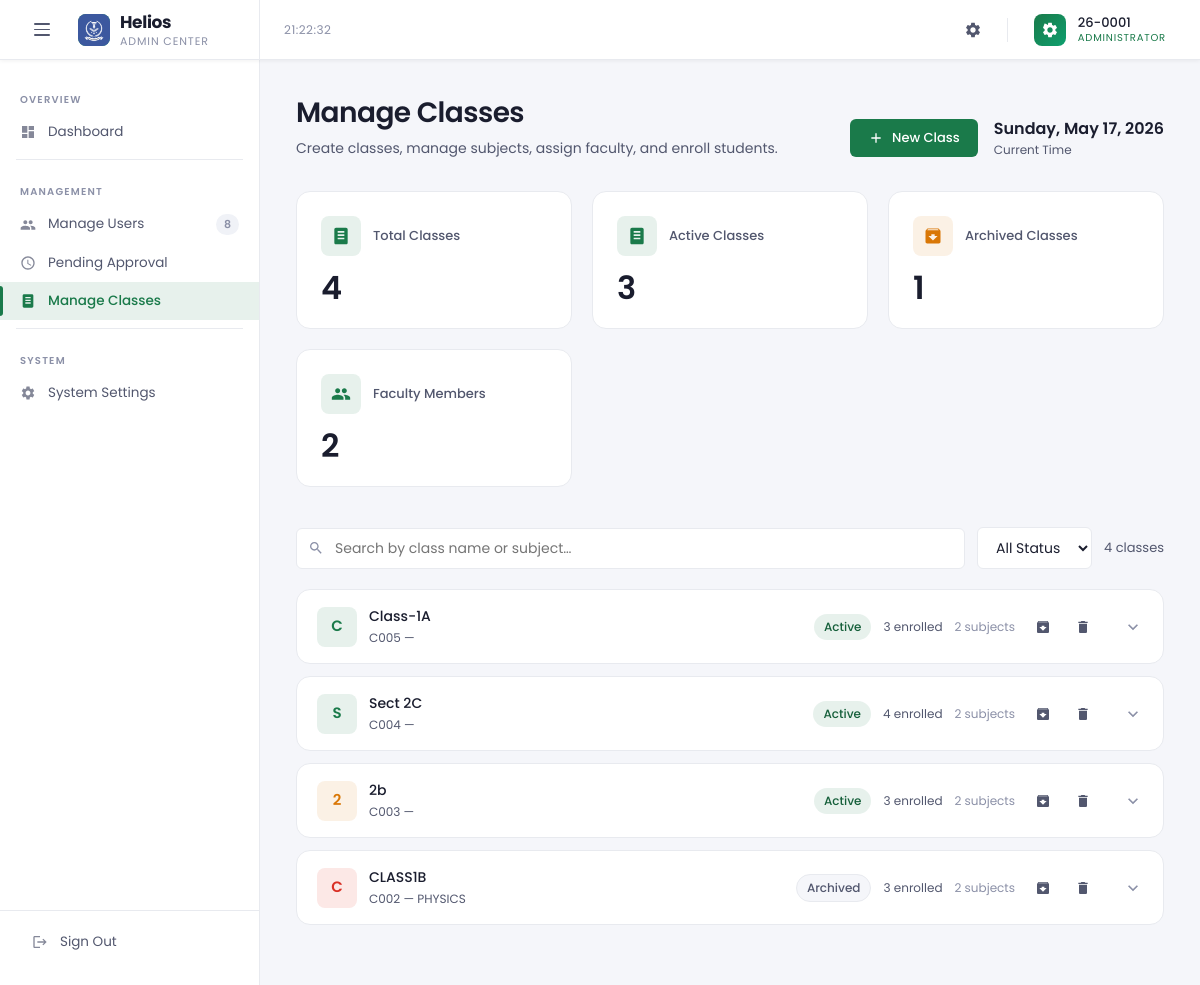
Screenshot of /role_admin_manageClasses.php (signed in) with the database file from the repository.
### tables this page shows
CREATE TABLE `classes` (
  `id` varchar(20) NOT NULL,
  `name` varchar(200) NOT NULL,
  `subject` varchar(200) NOT NULL,
  `description` text DEFAULT NULL,
  `status` enum('active','archived') NOT NULL DEFAULT 'active',
  `created_at` datetime NOT NULL DEFAULT current_timestamp()
);

### role_admin_manageClasses.php (the view, shortened to what this page needs)
<?php
require_once __DIR__ . '/db.php';
$username = htmlspecialchars($_SESSION['username']);
$allUsers = $pdo->query(
    "SELECT username, fullname, role, status FROM users ORDER BY fullname ASC"
)->fetchAll(PDO::FETCH_ASSOC);
$facultyUsers  = array_values(array_filter($allUsers, fn($u) => $u['role'] === 'faculty'));
$totalUsers    = count($allUsers);
$totalFaculty  = count($facultyUsers);
$allClasses = $pdo->query(
    "SELECT id, name, subject, description, status FROM classes ORDER BY created_at DESC"
)->fetchAll(PDO::FETCH_ASSOC);
$allSubjects = $pdo->query(
    "SELECT id, class_id, name, faculty FROM subjects ORDER BY created_at ASC"
)->fetchAll(PDO::FETCH_ASSOC);
$subjectsByClass = [];
foreach ($allSubjects as $s) {
    $subjectsByClass[$s['class_id']][] = $s;
}
$allClassMembers = $pdo->query(
    "SELECT class_id, COUNT(*) as cnt FROM class_members GROUP BY class_id"
)->fetchAll(PDO::FETCH_ASSOC);
$memberCountByClass = [];
foreach ($allClassMembers as $cm) {
    $memberCountByClass[$cm['class_id']] = (int)$cm['cnt'];
}
$totalClasses    = count($allClasses);
$activeClasses   = count(array_filter($allClasses, fn($c) => $c['status'] === 'active'));
$archivedClasses = count(array_filter($allClasses, fn($c) => $c['status'] === 'archived'));
?>
<!DOCTYPE html>
<html lang="en">
<head>
</head>
<body>
<header class="topbar">
    <div class="topbar-brand">
        <button class="menu-toggle" id="menuToggle" aria-label="Toggle menu">
            <span></span><span></span><span></span>
        </button>
        <div class="brand-icon">
            <img class="brand-logo-img brand-logo-light" src="img/Light Icon.png" alt="Helios">
        </div>
        <div class="brand-wordmark">Helios<span>Admin Center</span></div>
    </div>
    <div class="topbar-center">
        <span class="topbar-clock" id="liveClock"></span>
    </div>
    <div class="topbar-right">
        <a href="role_admin_systemSettings.php" class="topbar-icon-btn" title="System Settings">
            <svg><use href="#ic-settings"></use></svg>
        </a>
        <button type="button" class="avatar-btn" id="accountButton" aria-haspopup="dialog" aria-expanded="false">
            <div class="avatar-circle"></div>
            <div class="avatar-meta">
                <div class="avatar-name"><?= htmlspecialchars($username) ?></div>
                <div class="avatar-role">Administrator</div>
            </div>
        </button>
    </div>
</header>
<div class="body-wrap">
    <nav class="sidebar" id="sidebar">
        <div class="nav-section-label">Overview</div>
        <a href="dashboard_admin.php" class="nav-link">
            <svg><use href="#ic-dashboard"></use></svg> Dashboard
        </a>
        <div class="nav-divider"></div>
        <div class="nav-section-label">Management</div>
        <a href="role_admin_manageUsers.php" class="nav-link">
            <svg><use href="#ic-users"></use></svg> Manage Users
            <?php if ($totalUsers > 0): ?><span class="nav-badge dim"><?= $totalUsers ?></span><?php endif; ?>
        </a>
        <a href="pending_approval.php" class="nav-link">
            <svg><use href="#ic-pending"></use></svg> Pending Approval
        </a>
        <a href="role_admin_manageClasses.php" class="nav-link active">
            <svg><use href="#ic-class"></use></svg> Manage Classes
        </a>
        <div class="nav-divider"></div>
        <div class="nav-section-label">System</div>
        <a href="role_admin_systemSettings.php" class="nav-link">
            <svg><use href="#ic-settings"></use></svg> System Settings
        </a>
        <div class="sidebar-footer">
            <a href="logout.php" class="nav-link">
                <svg><use href="#ic-logout"></use></svg> Sign Out
            </a>
        </div>
    </nav>
    <main class="main" id="mainContent">
        <div class="page-header">
            <div>
                <h1 class="page-title">Manage Classes</h1>
                <p class="page-subtitle">Create classes, manage subjects, assign faculty, and enroll students.</p>
            </div>
            <div style="display:flex;align-items:center;gap:16px;">
                <button class="btn btn-green" onclick="openModal('modalCreateClass')">
                    <svg><use href="#ic-add"></use></svg> New Class
                </button>
                <div>
                    <div class="page-date" id="currentDate"></div>
                    <div class="page-date-sub">Current Time</div>
                </div>
            </div>
        </div>
        <div class="kpi-strip">
            <div class="kpi-card blue">
                <div class="kpi-header">
                    <div class="kpi-icon"><svg><use href="#ic-class"></use></svg></div>
                    <div class="kpi-label">Total Classes</div>
                </div>
                <div class="kpi-value" id="kpiTotal"><?= $totalClasses ?></div>
            </div>
            <div class="kpi-card green">
                <div class="kpi-header">
                    <div class="kpi-icon"><svg><use href="#ic-class"></use></svg></div>
                    <div class="kpi-label">Active Classes</div>
                </div>
                <div class="kpi-value" id="kpiActive"><?= $activeClasses ?></div>
            </div>
            <div class="kpi-card yellow">
                <div class="kpi-header">
                    <div class="kpi-icon"><svg><use href="#ic-archive"></use></svg></div>
                    <div class="kpi-label">Archived Classes</div>
                </div>
                <div class="kpi-value" id="kpiArchived"><?= $archivedClasses ?></div>
            </div>
            <div class="kpi-card blue">
                <div class="kpi-header">
                    <div class="kpi-icon"><svg><use href="#ic-users"></use></svg></div>
                    <div class="kpi-label">Faculty Members</div>
                </div>
                <div class="kpi-value"><?= $totalFaculty ?></div>
            </div>
        </div>
        <div class="toolbar">
            <div class="search-wrap">
                <input type="text" class="search-input" id="classSearch" placeholder="Search by class name or subject…">
            </div>
            <select class="filter-select" id="statusFilter">
                <option value="">All Status</option>
            </select>
            <span class="count-text" id="classCount"><?= $totalClasses ?> class<?= $totalClasses !== 1 ? 'es' : '' ?></span>
        </div>
        <div id="accordionList">
        <?php if (empty($allClasses)): ?>
            <div class="empty-state" id="emptyState">
                <svg viewBox="0 0 24 24" style="width:48px;height:48px;fill:var(--border-light);"><use href="#ic-class"></use></svg>
                <p>No classes yet. Click <strong>+ New Class</strong> to create your first one.</p>
            </div>
        <?php else: ?>
        <?php
        $iconColors = ['blue','green','yellow','red'];
        $i = 0;
        foreach ($allClasses as $class):
            $cId        = $class['id'];
            $cName      = $class['name'];
            $cSubject   = $class['subject'];
            $cMemberCnt = $memberCountByClass[$cId] ?? 0;
            $cStatus    = $class['status'];
            $cSubjects  = $subjectsByClass[$cId] ?? [];
            $color      = $iconColors[$i % count($iconColors)];
            $letter     = strtoupper(substr($cName, 0, 1));
            $i++;
        ?>
        <div class="class-accordion"
             data-name="<?= htmlspecialchars(strtolower($cName)) ?>"
             data-subject="<?= htmlspecialchars(strtolower($cSubject)) ?>"
             data-status="<?= htmlspecialchars($cStatus) ?>">
            <div class="class-accordion-header" onclick="toggleAccordion(this)">
                <div class="class-icon <?= $color ?>"><?= htmlspecialchars($letter) ?></div>
                <div style="flex:1;min-width:0;">
                    <div class="class-name"><?= htmlspecialchars($cName) ?></div>
                    <div class="class-id"><?= htmlspecialchars($cId) ?> &mdash; <?= htmlspecialchars($cSubject) ?></div>
                </div>
                <div style="display:flex;align-items:center;gap:12px;margin-right:12px;">
                    <span class="status-chip <?= htmlspecialchars($cStatus) ?>"><?= htmlspecialchars($cStatus) ?></span>
                    <span style="font-size:12px;color:var(--text-secondary);"><?= $cMemberCnt ?> enrolled</span>
                    <span style="font-size:12px;color:var(--text-muted);"><?= count($cSubjects) ?> subject<?= count($cSubjects) !== 1 ? 's' : '' ?></span>
                    <div class="action-btns" onclick="event.stopPropagation()">
                        <button class="btn-icon" title="<?= $cStatus === 'archived' ? 'Restore' : 'Archive' ?> class"
                                onclick="archiveClass('<?= htmlspecialchars($cId) ?>')">
                            <svg><use href="#ic-archive"></use></svg>
                        </button>
                        <button class="btn-icon danger" title="Delete class"
                                onclick="deleteClass('<?= htmlspecialchars($cId) ?>', '<?= htmlspecialchars(addslashes($cName)) ?>')">
                            <svg><use href="#ic-trash"></use></svg>
                        </button>
                    </div>
                </div>
                <svg class="accordion-chevron"><use href="#ic-chevron"></use></svg>
            </div>
        </div>
        <?php endforeach; ?>
        <?php endif; ?>
        </div>
    </main>
</div>
</body>
</html>

### rows the page displays
classes: name "C", name "Class-1A", id "C005", status "Active", id "3", id "2"
classes: name "S", name "Sect 2C", id "C004", status "Active", id "4", id "2"
classes: name "2", name "2b", id "C003", status "Active", id "3", id "2"
classes: name "C", name "CLASS1B", id "C002", subject "PHYSICS", status "Archived", id "3", id "2"

### other values shown
$username "26-0001"
$totalUsers "8"
$totalClasses "4"
$activeClasses "3"
$archivedClasses "1"
$totalFaculty "2"
